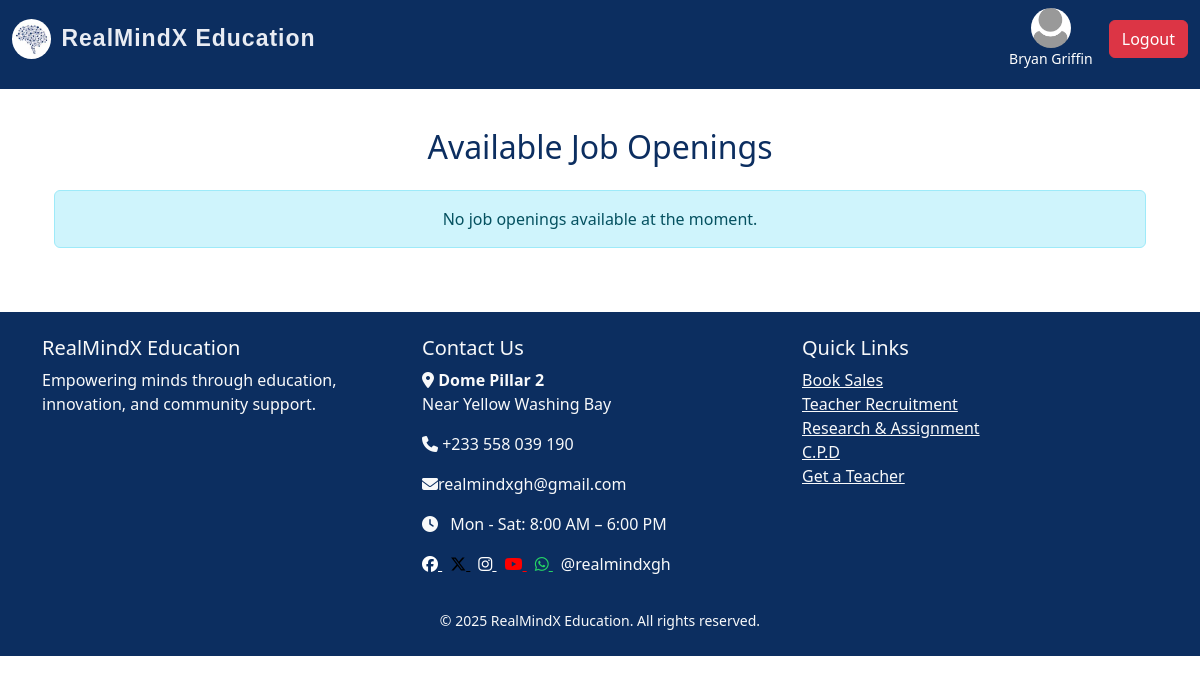
The app's page /job (signed in), older data.
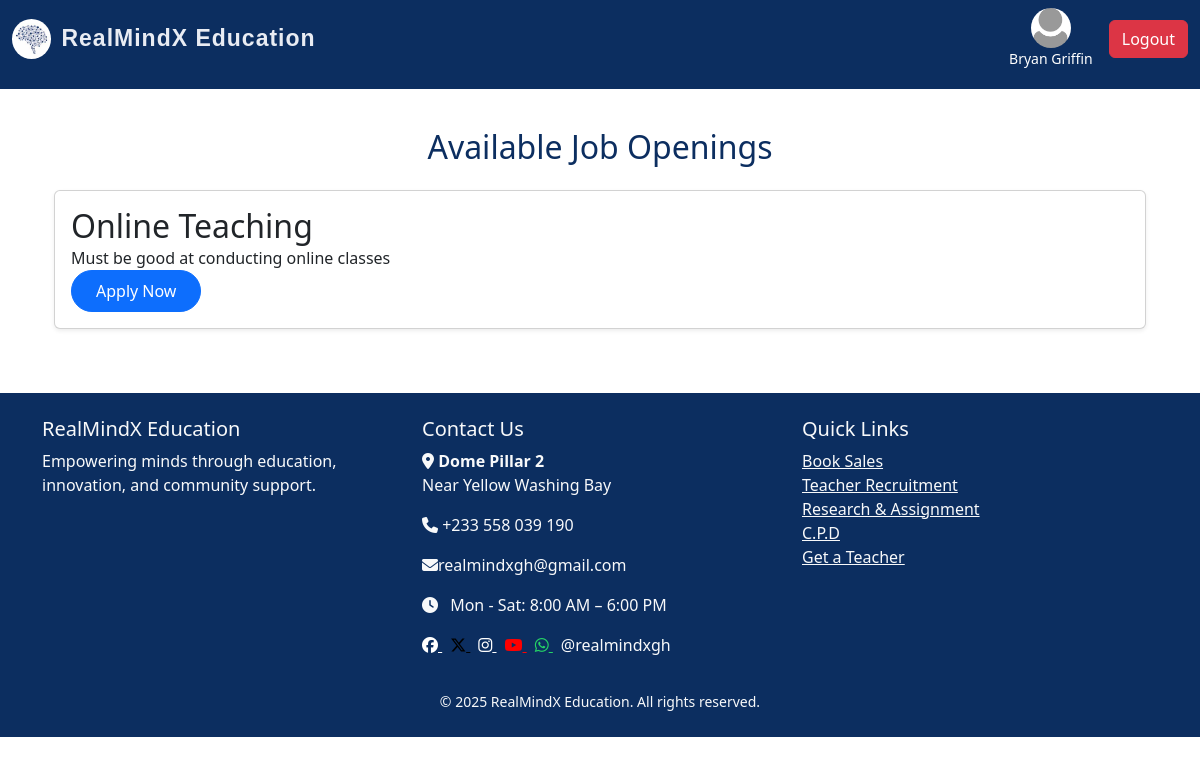
The same page, newer data.
### platform/realmind/models/job.py (models this page shows)
class JobPost(db.Model):
    id = db.Column(db.Integer, primary_key=True)
    title = db.Column(db.String(150), nullable=False)
    description = db.Column(db.Text, nullable=False)
    job_type = db.Column(db.String(50))
    requirements = db.Column(db.Text, nullable=False)
    date_posted = db.Column(db.DateTime, default=datetime.utcnow)
    admin_id = db.Column(db.Integer, db.ForeignKey('admin.id'), nullable=False)
    applications = db.relationship('Application', backref='job', cascade='all, delete-orphan', lazy=True)

### platform/realmind/routes/jobs_routes.py (the view)
@job_bp.route("/job")
def job():
    jobs = JobPost.query.order_by(JobPost.id.desc()).all()
    return render_template("jobs.html", title="Job", jobs=jobs)

### platform/realmind/templates/jobs.html
{% extends 'index.html' %}
{% block content %}
<div class="container mt-4">
    <h2 class="text-center mb-4">Available Job Openings</h2>
    {% for job in jobs %}
    <div class="card mb-3 shadow-sm">
        <div class="card-body">
            <h2 class="card-title">{{ job.title }}</h2>
            <p class="card-title">{{ job.description[:100] }}</p>
            <form action="{{ url_for('user.apply_homepage', job_id=job.id) }}" method="post">
                <button type="submit" class="btn btn-primary rounded-pill px-4 py-2">
                    Apply Now
                </button>
            </form>
        </div>
    </div>
    {% else %}
    <div class="alert alert-info text-center" role="alert">
        No job openings available at the moment.
    </div>
    {% endfor %}
</div>
{% endblock %}

Row changes from the older to the newer data that the page shows:
added JobPost: title "Online Teaching", description "Must be good at conducting online classes"
Text that changed along with them:
text no longer shown: "No job openings available at the moment."
